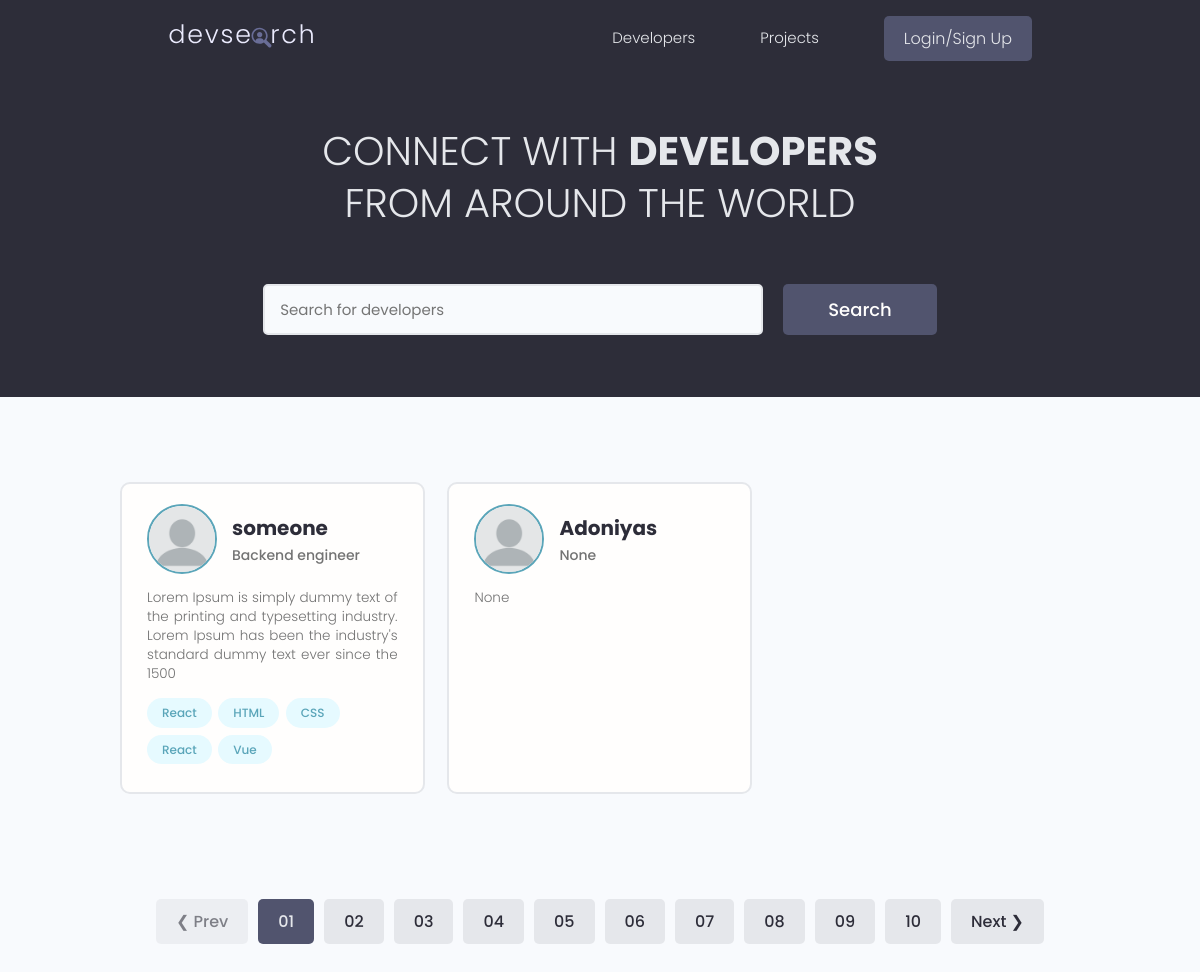
/, run on an earlier commit of the app's database.
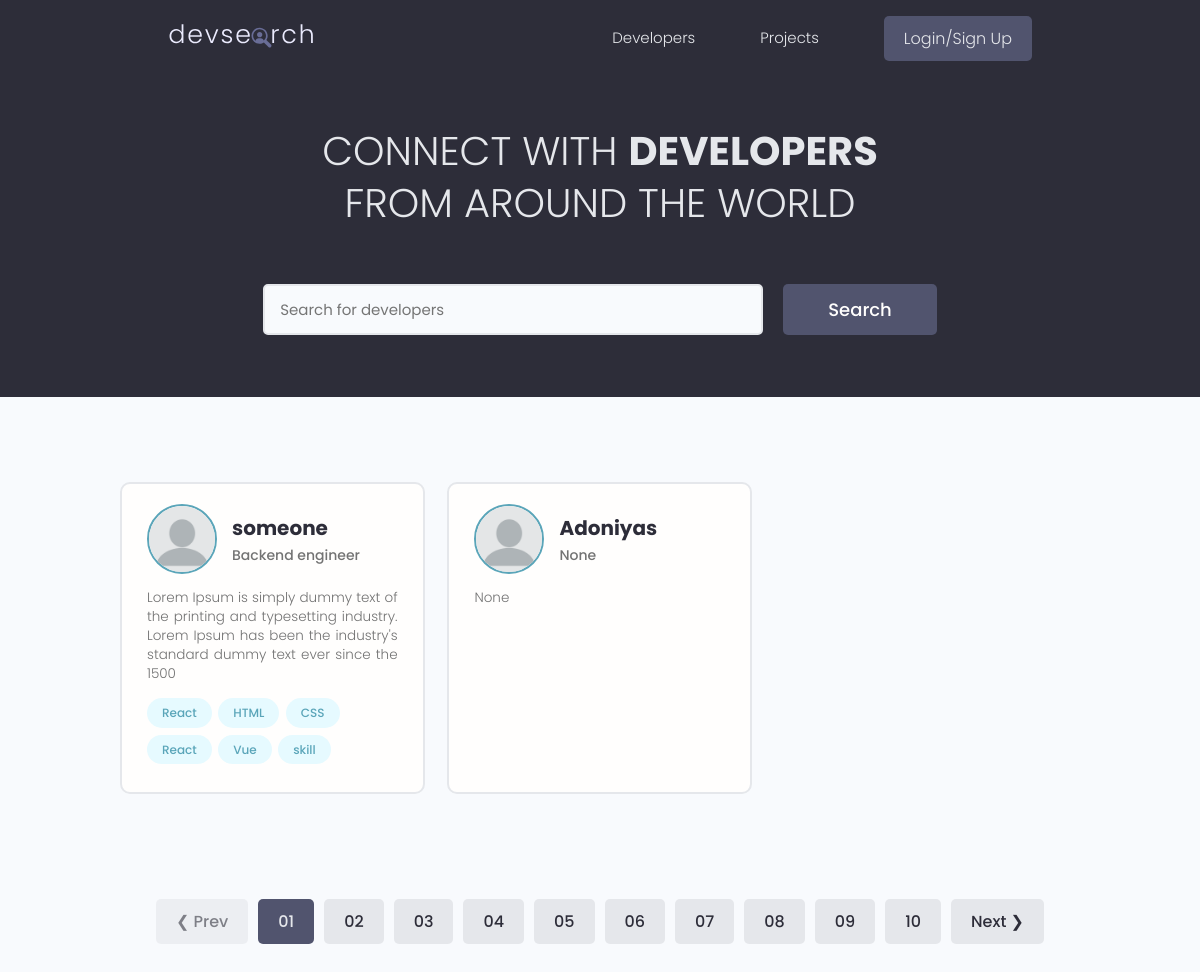
And on a later commit of the database.
### users/models.py (models this page shows, shortened)
class Profile(models.Model):
    user = models.OneToOneField(User, on_delete=models.CASCADE)
    id = models.UUIDField(default=uuid4, primary_key=True, editable=False)
    name = models.CharField(max_length=200)
    email = models.EmailField(max_length=200)
    username = models.CharField(max_length=200, blank=True, null=True)
    location = models.CharField(max_length=200, blank=True, null=True)
    short_intro = models.CharField(max_length=200, blank=True, null=True)
    bio = models.TextField(max_length=200, blank=True, null=True)
    profile_pic =models.ImageField(upload_to="profile_pic/", default="profile_pic/default.png")
    social_github = models.CharField(max_length=200, blank=True, null=True)
    social_twitter = models.CharField(max_length=200, blank=True, null=True)
    social_linkedin = models.CharField(max_length=200, blank=True, null=True)
    social_youtube = models.CharField(max_length=200, blank=True, null=True)
    social_website = models.CharField(max_length=200, blank=True, null=True)
    created_at = models.DateTimeField(auto_now_add=True)

class Skill(models.Model):
    id = models.UUIDField(default=uuid4, primary_key=True, editable=False)
    owner = models.ForeignKey(Profile, on_delete=models.CASCADE, blank=True, null=True)
    name = models.CharField(max_length=200, blank=True, null=True)
    description = models.TextField(max_length=200, blank=True, null=True)
    created_id = models.DateTimeField(auto_now_add=True)
    def __str__(self) -> str:
        return self.name

### users/views.py (the view)
# urls.py: path("", views.profiles, name="profiles"),
def profiles(request):
    profiles, search_query = search_profile(request)
    context = {"profiles": profiles, "search_query":search_query}
    return render(request, "users/profiles.html", context)

### users/utils.py (called while the page is built)
def search_profile(request):
    search_query = ''
    if request.GET.get('search_query'):
        search_query = request.GET.get('search_query')
    skill = Skill.objects.filter(name__icontains=search_query)
    profile = Profile.objects.distinct().filter(Q(name__icontains=search_query) |
                                    Q(short_intro__icontains=search_query) |
                                    Q(skill__in= skill)
                                    )
    return profile, search_query

### users/templates/users/profiles.html (shortened to what this page needs)
{% extends 'base.html' %}
{% block content %}
<main class="home">
  <section class="hero-section text-center">
    <div class="container container--narrow">
      <div class="hero-section__box">
        <h2>CONNECT WITH <span>DEVELOPERS</span></h2>
        <h2>FROM AROUND THE WORLD</h2>
      </div>
      <div class="hero-section__search">
        <form class="form" action="{% url 'profiles' %}" method="get">
          <div class="form__field">
              <input class="input input--text" id="formInput#search" type="text" name="search_query"
                placeholder="Search for developers" value="{{search_query}}" />
            </div>
            <input class="btn btn--sub btn--lg" type="submit" value="Search" />
          </form>
        </div>
      </div>
    </section>
    <section class="devlist">
      <div class="container">
        <div class="grid grid--three">
          {% for profile in profiles %}
          <div class="column card">
            <div class="dev">
              <a href="{% url 'user-profile' profile.id %}" class="card__body">
                <div class="dev__profile">
                  <img class="avatar avatar--md" src="{{profile.profile_pic.url}}" alt="image" />
                  <div class="dev__meta">
                    <h3>{{profile.name}}</h3>
                    <h5>{{profile.short_intro}}</h5>
                  </div>
                </div>
                <p class="dev__info">
                 {{profile.bio|slice:"150"}}
                </p>
                <div class="dev__skills">
                  {% for skill in profile.skill_set.all %}
                  <span class="tag tag--pill tag--main">
                    <small>{{skill}}</small>
                  </span>
                  {% endfor %}
                </div>
              </a>
            </div>
          </div>
          {% endfor %}
        </div>
      </div>
    </section>
    <div class="pagination">
      <ul class="container">
        <li><a href="#" class="btn btn--disabled">&#10094; Prev</a></li>
        <li><a href="#" class="btn btn--sub">01</a></li>
        <li><a href="#" class="btn">02</a></li>
        <li><a href="#" class="btn">03</a></li>
        <li><a href="#" class="btn">04</a></li>
        <li><a href="#" class="btn">05</a></li>
        <li><a href="#" class="btn">06</a></li>
        <li><a href="#" class="btn">07</a></li>
        <li><a href="#" class="btn">08</a></li>
        <li><a href="#" class="btn">09</a></li>
        <li><a href="#" class="btn">10</a></li>
        <li><a href="#" class="btn">Next &#10095;</a></li>
      </ul>
    </div>
  </main>
{% endblock %}

What changed in the data, as far as the page shows it:
added Skill: name "skill", shown under Profile "someone"
